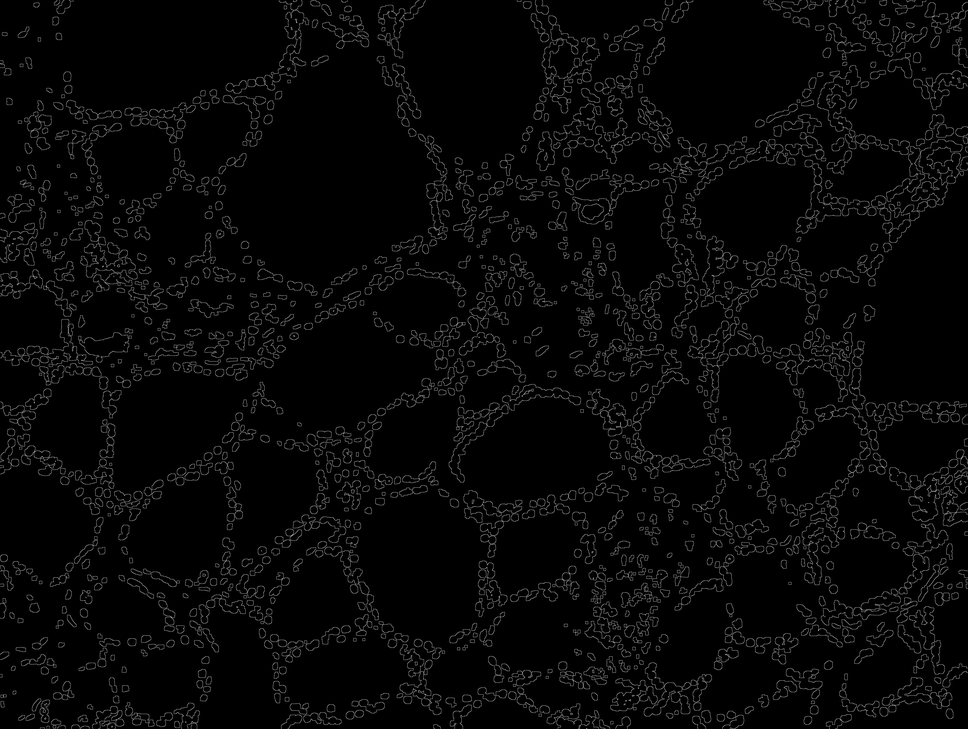
#> input picture distane.png, 968 x 729 px, shrunk from 4080 x 3072 before the run
$ python -i distanceMeasuringEdit.py   (imports and definitions only)   (Python 2 division)   (older library calls are emulated)
#> lines starting #> are read from the running program, lines starting #| are printed output that depends on the picture; after the words box and inside, x2 and y2 are one past the last pixel; in counts of white or black regions, pixels touching at a corner belong together; long printed decimals are rounded
# import the necessary packages
from scipy.spatial import distance as dist
from scipy import stats
from imutils import perspective
from imutils import contours
import numpy as np
import argparse
import imutils
import cv2
from matplotlib import pyplot as plt
import statistics
from scipy.ndimage import label
from skimage import filters
from skimage import exposure
import copy

def segment_on_dt(a, img):
    border = cv2.dilate(img, None, iterations=3)
    border = border - cv2.erode(border, None)
    #cv2.imwrite("border.png", border)

    dt = cv2.distanceTransform(img,cv2.DIST_L1,5)
    #cv2.imwrite("distance.png", border)
    dt = ((dt - dt.min()) / (dt.max() - dt.min()) * 255).astype(np.uint8)
    #cv2.imwrite("dt.png", dt)
    dt_a = cv2.adaptiveThreshold(dt,255,cv2.ADAPTIVE_THRESH_GAUSSIAN_C,cv2.THRESH_BINARY_INV,11,2)
    #cv2.imwrite("dt_a.png", dt_a)
    #closing = cv2.dilate(dt,None,iterations=2)
    closing = cv2.erode(dt,None,iterations=3)
    #cv2.imwrite("closing.png", closing)
    _, dt = cv2.threshold(dt, 108, 255, cv2.THRESH_BINARY)
    dt_a = cv2.adaptiveThreshold(closing,255,cv2.ADAPTIVE_THRESH_GAUSSIAN_C,cv2.THRESH_BINARY_INV,11,2)
    #cv2.imwrite("adap.png", dt_a-border)
    er = cv2.dilate(dt_a-border,None,iterations=1)
    dl = cv2.erode(er,None,iterations=1)

    #cv2.imwrite("closing2.png", dl)
    #cv2.imwrite("dt_thres.png", dt)

    lbl, ncc = label(dt)
    lbl = lbl * (255/ncc)
    # Completing the markers now.
    lbl[border == 255] = 255
    lbl = lbl.astype(np.int32)
    #cv2.imwrite("label.png", lbl)
    cv2.watershed(a, lbl)
    lbl[lbl == -1] = 0
    lbl = lbl.astype(np.uint8)
    return  dl

def viewImage(image):
    plt.imshow(image)
    plt.show()

def midpoint(ptA, ptB):
	return ((ptA[0] + ptB[0]) * 0.5, (ptA[1] + ptB[1]) * 0.5)

# construct the argument parse and parse the arguments
# ap = argparse.ArgumentParser()
# ap.add_argument("-i", "--image", required=True,
# 	help="path to the input image")
# ap.add_argument("-w", "--width", type=float, required=True,
# 	help="width of the left-most object in the image (in inches)")
# args = vars(ap.parse_args())
#####################################################################################


# perform edge detection, then perform a dilation + erosion to
# close gaps in between object edges
def measureDistance(imageIn):
    # image = imageIn.copy()

	distanceArray=[]
	countNumDistance = 1  # type: int
	width = 0.55
        image = copy.copy(imageIn)
	image2 = copy.copy(imageIn)
	# [5 lines of commented-out code are left out]
	image[:,:,0] = 0
	image[:,:,1] = 0
	hsv_img = cv2.cvtColor(image, cv2.COLOR_BGR2HSV)
	gray = cv2.cvtColor(hsv_img, cv2.COLOR_BGR2GRAY)
	val = filters.threshold_otsu(gray)

	hist, bins_center = exposure.histogram(gray)
	val2 = gray-val
	cv2.imwrite('img_bin.png', val2)

	# [6 lines of commented-out code are left out]
	img_gray = cv2.cvtColor(image, cv2.COLOR_BGR2GRAY)
	_, img_bin = cv2.threshold(val-gray, 250, 255, cv2.THRESH_OTSU | cv2.THRESH_BINARY_INV)
	#cv2.imwrite('img_bin.png',img_bin )

	img_bin = cv2.morphologyEx(img_bin, cv2.MORPH_OPEN, np.ones((5, 5), dtype=int))
	#cv2.imwrite('img_bin_morphoEx.png', img_bin)

	# img_bin2 = cv2.adaptiveThreshold(img_bin,255,cv2.ADAPTIVE_THRESH_MEAN_C,cv2.THRESH_BINARY_INV,11,2)
	# cv2.imwrite('adaptive.png', img_bin2)

	result = segment_on_dt(image, img_bin)

	# find contours in the edge map
	cnts = cv2.findContours(result.copy(), cv2.RETR_EXTERNAL,
		cv2.CHAIN_APPROX_SIMPLE)

	cnts = imutils.grab_contours(cnts)

	# sort the contours from left-to-right and, then initialize the
	# distance colors and reference object
	(cnts, _) = contours.sort_contours(cnts)
	colors = ((0, 0, 255), (240, 0, 159), (0, 165, 255), (255, 255, 0),
		(255, 0, 255))
	refObj = None
##################################################################################################
	# loop over the contours individually
	imgnum = 0
	for c in cnts:
		# if the contour is not sufficiently large, ignore it
		if cv2.contourArea(c) < 150 or cv2.contourArea(c) > 1000 :
			continue

		# compute the rotated bounding box of the contour
		box = cv2.minAreaRect(c)
		box = cv2.cv.BoxPoints(box) if imutils.is_cv2() else cv2.boxPoints(box)
		box = np.array(box, dtype="int")

		# order the points in the contour such that they appear
		# in top-left, top-right, bottom-right, and bottom-left
		# order, then draw the outline of the rotated bounding
		# box
		box = perspective.order_points(box)

		# compute the center of the bounding box
		cX = np.average(box[:, 0])
		cY = np.average(box[:, 1])
##########################################################################
		# if this is the first contour we are examining (i.e.,
		# the left-most contour), we presume this is the
		# reference object
		if refObj is None:
			# unpack the ordered bounding box, then compute the
			# midpoint between the top-left and top-right points,
			# followed by the midpoint between the top-right and
			# bottom-right
			(tl, tr, br, bl) = box
			(tlblX, tlblY) = midpoint(tl, bl)
			(trbrX, trbrY) = midpoint(tr, br)

			# compute the Euclidean distance between the midpoints,
			# then construct the reference object
			D = dist.euclidean((tlblX, tlblY), (trbrX, trbrY))
			refObj = (box, (cX, cY), D / width)
			continue
################################################################################
		# draw the contours on the image
		orig = image2.copy()
		cv2.drawContours(orig, [box.astype("int")], -1, (0, 255, 0), 2)
		cv2.drawContours(orig, [refObj[0].astype("int")], -1, (0, 255, 0), 2)

		# stack the reference coordinates and the object coordinates
		# to include the object center
		refCoords = np.vstack([refObj[0], refObj[1]])
		objCoords = np.vstack([box, (cX, cY)])
##################################################################################
		count =0
		countdis= 0
		# loop over the original points
		for ((xA, yA), (xB, yB), color) in zip(refCoords, objCoords, colors):
			# draw circles corresponding to the current points and
			# connect them with a line
			if(countdis == 4):
				cv2.circle(orig, (int(xA), int(yA)), 5, color, -1)
				cv2.circle(orig, (int(xB), int(yB)), 5, color, -1)
				cv2.line(orig, (int(xA), int(yA)), (int(xB), int(yB)),
					color, 2)

				# compute the Euclidean distance between the coordinates,
				# and then convert the distance in pixels to distance in
				# units
				D = dist.euclidean((xA, yA), (xB, yB)) / refObj[2]
				(mX, mY) = midpoint((xA, yA), (xB, yB))
				cv2.putText(orig, "{:.1f}in".format(D), (int(mX), int(mY - 10)),
					cv2.FONT_HERSHEY_SIMPLEX, 0.55,    color, 2)

				distanceArray.append(D)
				# [9 lines of commented-out code are left out]
			countdis = countdis+1
			count = count+1
		imgnum = imgnum+1
		countNumDistance=countNumDistance+1
		if(countNumDistance==61):
			break
	# [4 lines of commented-out code are left out]

	median =np.median(distanceArray)
	stdev= statistics.stdev(distanceArray)
	mean = np.mean(distanceArray)

	print(median,statistics.stdev(distanceArray),mean)
	return median,stdev,mean


#/home/lahiru/Pictures/Input.jpg
# image = cv2.imread("/home/lahiru/PycharmProjects/untitled/SliceImage/slice_03_03.png")
# image = cv2.imread("/home/lahiru/Pictures/Input.jpg")
# measureDistance(image)

>>> import cv2
>>> picture = cv2.imread('distane.png')
#> picture is the input picture: shape (729, 968, 3); min 0, max 157, mean 7.2
>>> result = measureDistance(picture)
#> in measureDistance, `hsv_img = cv2.cvtColor(image, cv2.COLOR_BGR2HSV)`: hsv_img: shape (729, 968, 3); mean H, S, V 0, 62, 7.2
#> in measureDistance, `gray = cv2.cvtColor(hsv_img, cv2.COLOR_BGR2GRAY)`:
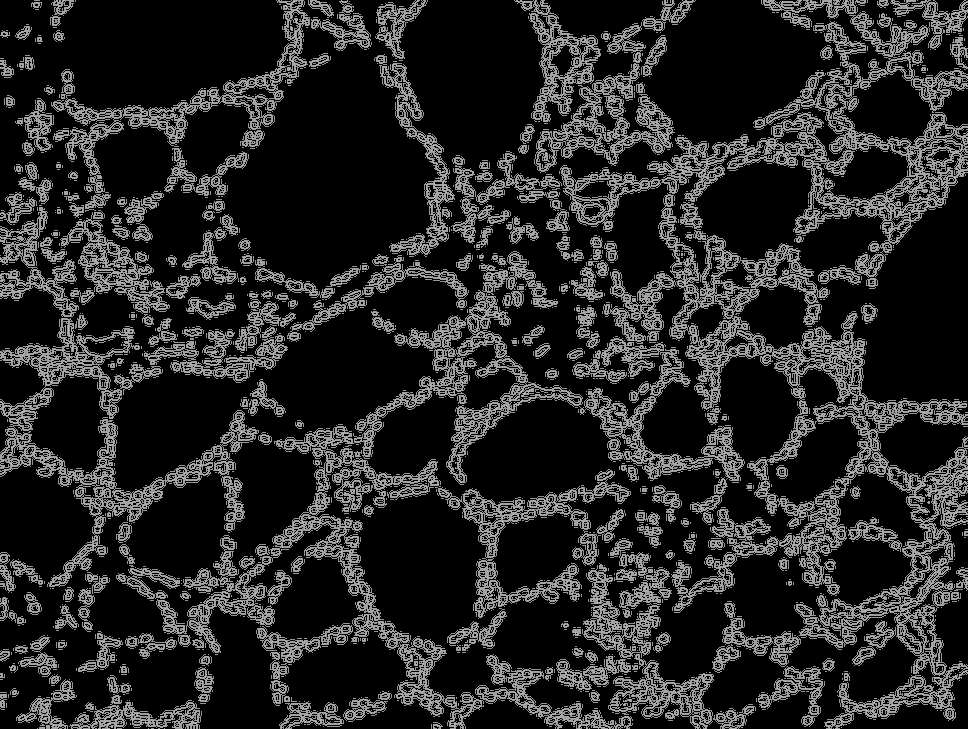
#> gray: shape (729, 968); min 0, max 197, mean 38.6
#> in measureDistance, `val = filters.threshold_otsu(gray)`: val = 0
#> in measureDistance, `hist, bins_center = exposure.histogram(gray)`: hist = 198 values, max 534046 at index 0, min 0 at index 1, mean 3564; bins_center = 198 values from 0 to 197
#> in measureDistance, `_, img_bin = cv2.threshold(val-gray, 250, 255, cv2.THRESH_OTSU | cv2.T..`:
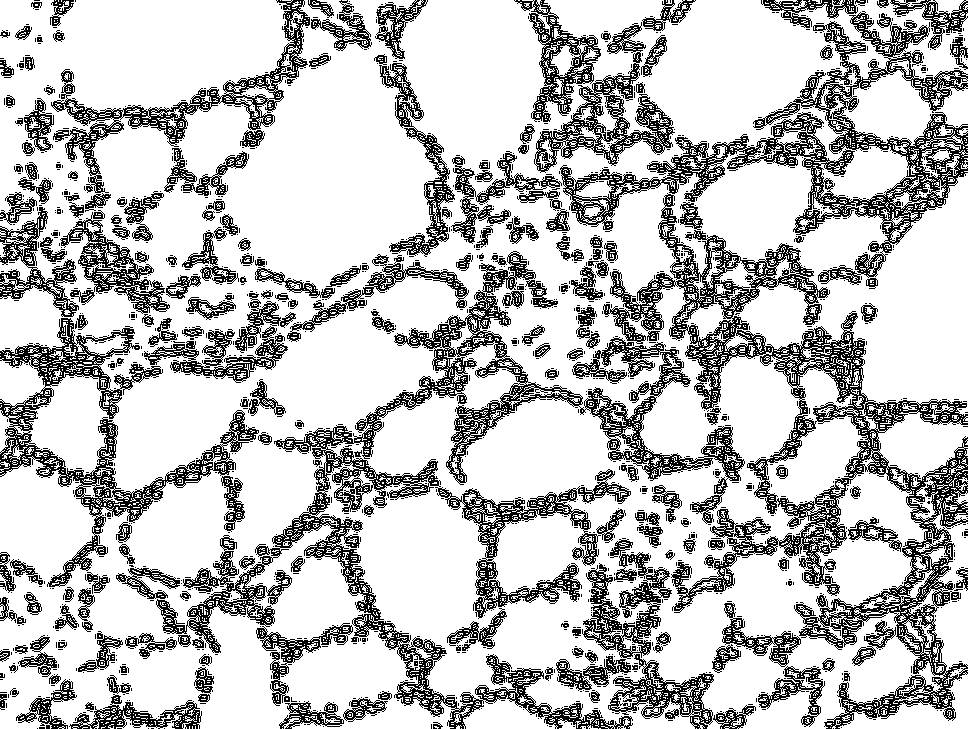
#> img_bin: shape (729, 968); 75.7% white; black in thin lines or dots
#> in measureDistance, `img_bin = cv2.morphologyEx(img_bin, cv2.MORPH_OPEN, np.ones((5, 5), dt..`: img_bin: shape (729, 968); 60.6% white; 34 black regions, largest, box (x1, y1, x2, y2) and area: (0, 0, 968, 729) 271903, (186, 293, 236, 320) 742, (640, 485, 682, 524) 641
#> in segment_on_dt, `border = cv2.dilate(img, None, iterations=3)`: border: shape (729, 968); 78.4% white; 125 black regions (60 under 20 px), largest, box (x1, y1, x2, y2) and area: (393, 0, 968, 729) 74828, (121, 409, 744, 729) 29835, (0, 195, 269, 584) 12360
#> in segment_on_dt, `border = border - cv2.erode(border, None)`: border: shape (729, 968); 5.5% white in thin lines or dots
#> in segment_on_dt, `dt_a = cv2.adaptiveThreshold(dt,255,cv2.ADAPTIVE_THRESH_GAUSSIAN_C,cv2..`: dt_a: shape (729, 968); 7.9% white in thin lines or dots
#> in segment_on_dt, `_, dt = cv2.threshold(dt, 108, 255, cv2.THRESH_BINARY)`: dt: shape (729, 968); 5.3% white; 13 white regions (1 under 20 px), largest, box (x1, y1, x2, y2) and area: (266, 91, 394, 246) 11014, (95, 0, 242, 66) 7497, (903, 225, 968, 359) 5842
#> in segment_on_dt, `dt_a = cv2.adaptiveThreshold(closing,255,cv2.ADAPTIVE_THRESH_GAUSSIAN_..`: dt_a: shape (729, 968); 4.7% white in thin lines or dots
#> in segment_on_dt, `lbl, ncc = label(dt)`:
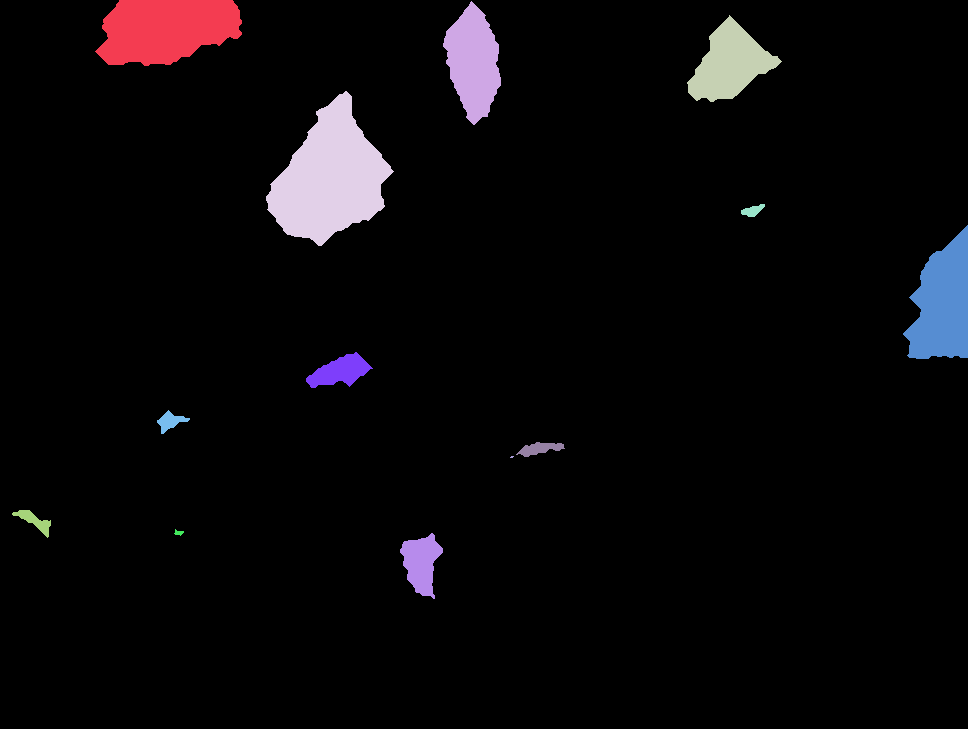
#> lbl: shape (729, 968) int32; 14 distinct labels, from 0 to 13; one colour per label, 0 black
#> in segment_on_dt, `lbl, ncc = label(dt)`: ncc = 13
#> in segment_on_dt, `lbl = lbl * (255/ncc)`: lbl: shape (729, 968) int32; 14 distinct labels, from 0 to 247
#> in segment_on_dt, `lbl[border == 255] = 255`:
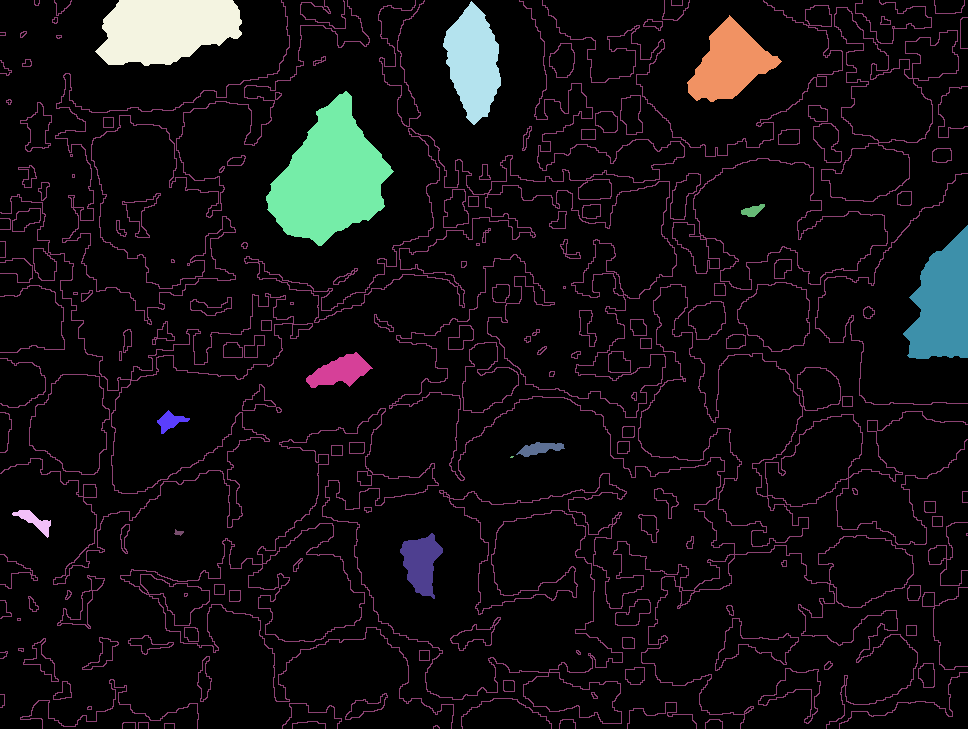
#> lbl: shape (729, 968) int32; 15 distinct labels, from 0 to 255; one colour per label, 0 black
#> in segment_on_dt, `lbl[lbl == -1] = 0`:
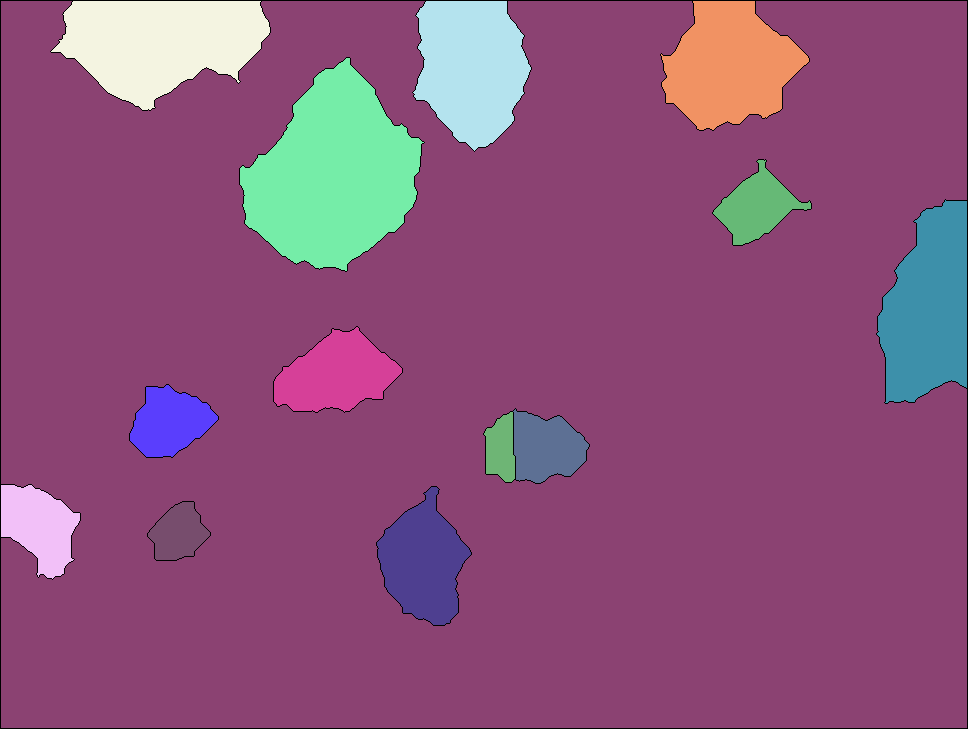
#> lbl: shape (729, 968) int32; 15 distinct labels, from 0 to 255; one colour per label, 0 black
#> in segment_on_dt, `lbl = lbl.astype(np.uint8)`:
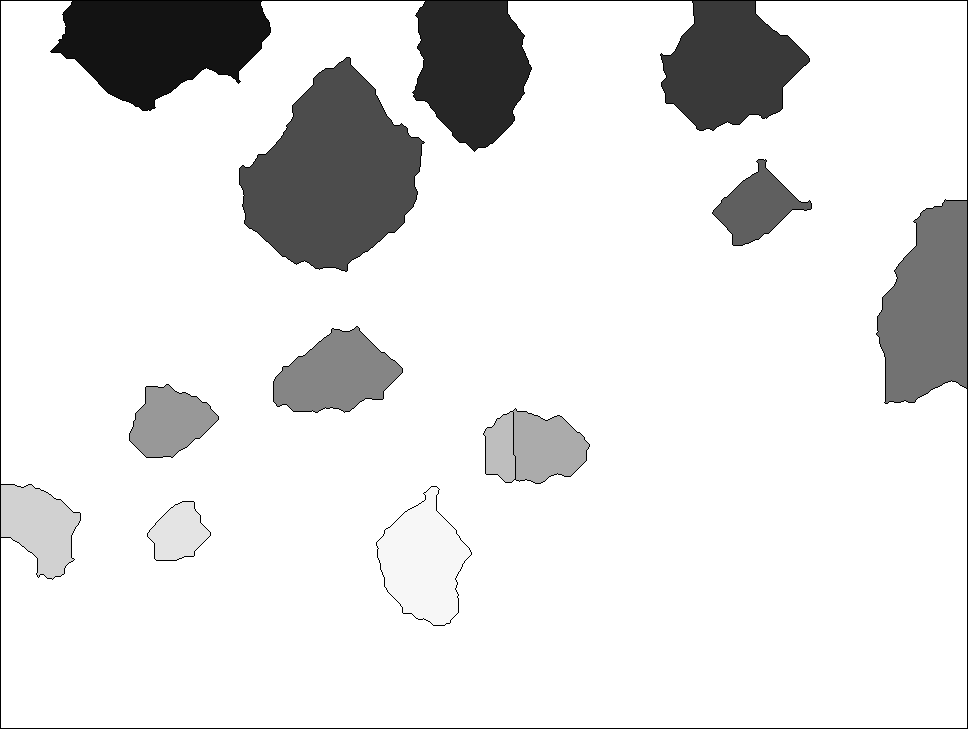
#> lbl: shape (729, 968); min 0, max 255, mean 226.9
#> in measureDistance, `cnts = cv2.findContours(result.copy(), cv2.RETR_EXTERNAL, cv2.CHAIN_AP..`: cnts = 1444 contours, 1246 with area under 20; largest, box (x1, y1, x2, y2) and area: (120, 0, 968, 729) 126448, (0, 182, 313, 585) 15757, (726, 282, 810, 352) 3970, (55, 0, 370, 325) 3526, (715, 605, 799, 671) 1498
#> the loop in measureDistance, `for c in cnts:` made 1444 passes
#> (cX, cY, tl, tr, br, bl, tlblX, tlblY) on pass 58: (27.5, 176, [17, 167], [32, 163], [38, 185], [23, 189], 20, 178)
#> c on passes 3, 5, 6, 8, 15, 19: [[0, 689], [4, 689]], [[0, 670], [1, 670]], [[0, 664], [1, 664]], [[0, 646], [8, 646]], [[0, 418]], [[0, 301], [8, 301]]
#> after the loop in measureDistance, `for c in cnts:`: countNumDistance = 32; distanceArray = 31 values, max 32.39 at index 30, min 1.83 at index 1, mean 18.87; imgnum = 31; tlblX = 20; tlblY = 178; trbrX = 35; trbrY = 174
#> in measureDistance, `median =np.median(distanceArray)`: median = 18.91
#> in measureDistance, `stdev= statistics.stdev(distanceArray)`: stdev = 8.06
#> in measureDistance, `mean = np.mean(distanceArray)`: mean = 18.87
#| (18.910, 8.060, 18.869)
#> result = (18.91, 8.06, 18.87)
